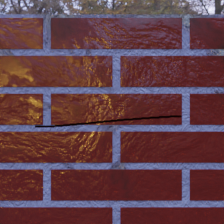
#> input picture src/resources/crack.png, 224 x 224 px
$ python -i surface_generation.py   (imports and definitions only)   (older library calls are emulated)
#> lines starting #> are read from the running program, lines starting #| are printed output that depends on the picture; after the words box and inside, x2 and y2 are one past the last pixel; in counts of white or black regions, pixels touching at a corner belong together
import cv2
import numpy as np
from scipy.signal import find_peaks

from crack_generation.model import Surface

KERNEL_SIZE = 201   # Works well for 4k textures

def find_brick_dims(thresholded: np.array) -> tuple[int, int]:
    """Approximate brick dims using the thresholded image. We take the last peak of the histogram as the width and height."""
    contours, _ = cv2.findContours(
        thresholded,
        cv2.RETR_TREE,
        cv2.CHAIN_APPROX_SIMPLE
    )

    widths = []
    heights = []
    for contour in contours:
        if contour.shape[0] >= 4:
            contour = contour.squeeze()
            x, y, width, height = cv2.boundingRect(contour)
            widths.append(width)
            heights.append(height)

    counts_w, bins_w = np.histogram(widths)
    counts_h, bins_h = np.histogram(heights)
    width_peaks, _ = find_peaks(counts_w, height=0)
    height_peaks, _ = find_peaks(counts_h, height=0)

    width = int(bins_w[width_peaks[-1]]) if len(width_peaks) > 0 else np.average(widths)
    height = int(bins_h[height_peaks[-1]]) if len(height_peaks) > 0 else np.average(heights)

    return width, height


def create_surface_from_image(image: np.array) -> Surface:
    """Create a surface from an image through thresholding."""
    blurred = cv2.medianBlur(image, 15)
    thresholded = cv2.adaptiveThreshold(blurred, 255, cv2.ADAPTIVE_THRESH_MEAN_C, cv2.THRESH_BINARY, KERNEL_SIZE, 2)

    inverse_thresholded = 255 - thresholded
    distance_transform = cv2.distanceTransform(inverse_thresholded, cv2.DIST_L2, cv2.DIST_MASK_5)

    grad_x = cv2.Sobel(distance_transform, cv2.CV_64F, 1, 0, ksize=5)
    grad_y = cv2.Sobel(distance_transform, cv2.CV_64F, 0, 1, ksize=5)
    angles = np.arctan2(grad_y, grad_x)

    brick_width, brick_height = find_brick_dims(thresholded)
    return Surface(image, distance_transform, angles, brick_width, brick_height)

>>> import cv2
>>> picture = cv2.imread('../resources/crack.png', cv2.IMREAD_GRAYSCALE)
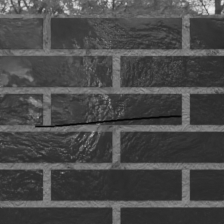
#> picture: shape (224, 224); min 4, max 238, mean 74.2
>>> result = create_surface_from_image(picture)
#> in create_surface_from_image, `blurred = cv2.medianBlur(image, 15)`:
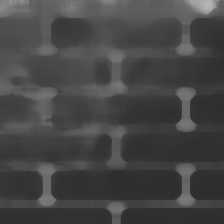
#> blurred: shape (224, 224); min 45, max 182, mean 69.4
#> in create_surface_from_image, `thresholded = cv2.adaptiveThreshold(blurred, 255, cv2.ADAPTIVE_THRESH_..`:
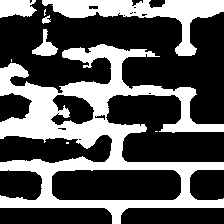
#> thresholded: shape (224, 224); 34.5% white; 9 white regions (4 under 20 px), largest, box (x1, y1, x2, y2) and area: (0, 44, 224, 224) 13252, (42, 0, 224, 56) 3159, (0, 0, 37, 18) 541, (32, 29, 58, 56) 302, (42, 15, 51, 24) 46
#> in create_surface_from_image, `inverse_thresholded = 255 - thresholded`: inverse_thresholded: shape (224, 224); 65.5% white; 9 black regions (4 under 20 px)
#> in create_surface_from_image, `distance_transform = cv2.distanceTransform(inverse_thresholded, cv2.DI..`:
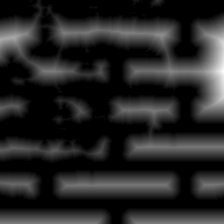
#> distance_transform: shape (224, 224) float32; min 0, max 33.17, mean 5; drawn with min black and max white
#> in create_surface_from_image, `grad_x = cv2.Sobel(distance_transform, cv2.CV_64F, 1, 0, ksize=5)`:
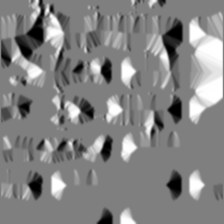
#> grad_x: shape (224, 224) float64; min -128, max 128, mean 4.5; drawn with min black and max white
#> in create_surface_from_image, `grad_y = cv2.Sobel(distance_transform, cv2.CV_64F, 0, 1, ksize=5)`:
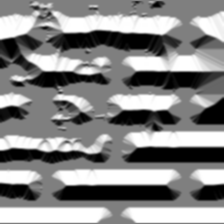
#> grad_y: shape (224, 224) float64; min -128, max 128, mean 7.6; drawn with min black and max white
#> in create_surface_from_image, `angles = np.arctan2(grad_y, grad_x)`:
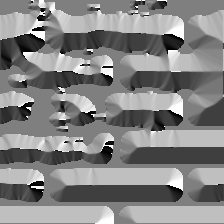
#> angles: shape (224, 224) float64; min -3.14, max 3.14, mean 0.121; drawn with min black and max white
#> in find_brick_dims, `contours, _ = cv2.findContours( thresholded, cv2.RETR_TREE, cv2.CHAIN_..`: contours = 24 contours, 14 with area under 20; largest, box (x1, y1, x2, y2) and area: (0, 44, 224, 224) 16984, (51, 169, 182, 201) 3908, (42, 0, 224, 56) 2960, (50, 94, 95, 126) 914, (0, 0, 37, 18) 486
#> the loop in find_brick_dims, `for contour in contours:` made 24 passes
#> (contour, x, y, width, height) on passes 1, 9, 16, 19, 21: ([[66, 142], [66, 143], [68, 143], [68, 142]], 66, 142, 3, 2), ([[57, 113], [58, 112], [59, 113], [58, 114]], 57, 112, 3, 3), ([[123, 15], [124, 14], [125, 15], [124, 16]], 123, 14, 3, 3), ([[118, 13], [119, 12], [120, 13], [119, 14]], 118, 12, 3, 3), ([[131, 12], [132, 11], [133, 12], [132, 13]], 131, 11, 3, 3)
#> (x, y, width, height) on passes 4, 5, 6, 7, 8, 10: (0, 44, 224, 180), (51, 169, 131, 32), (78, 138, 4, 3), (57, 127, 10, 4), (94, 114, 12, 7), (50, 94, 45, 32)
#> after the loop in find_brick_dims, `for contour in contours:`: height = 18; heights = [2, 180, 32, 3, 4, 7, 3, 32, 3, 27, 9, 7, 56, 3, 4, 3, 3, 3, 3, 3, 5, 18]; width = 37; widths = [3, 224, 131, 4, 10, 12, 3, 45, 4, 26, 9, 2, 182, 3, 7, 4, 3, 4, 3, 4, 11, 37]; x = 0
#> in find_brick_dims, `counts_w, bins_w = np.histogram(widths)`: counts_w = [16, 3, 0, 0, 0, 1, 0, 0, 1, 1]; bins_w = [2, 24.2, 46.4, 68.6, 90.8, 113, 135.2, 157.4, 179.6, 201.8, 224]
#> in find_brick_dims, `counts_h, bins_h = np.histogram(heights)`: counts_h = [17, 3, 0, 1, 0, 0, 0, 0, 0, 1]; bins_h = [2, 19.8, 37.6, 55.4, 73.2, 91, 108.8, 126.6, 144.4, 162.2, 180]
#> in find_brick_dims, `width_peaks, _ = find_peaks(counts_w, height=0)`: width_peaks = [5]
#> in find_brick_dims, `height_peaks, _ = find_peaks(counts_h, height=0)`: height_peaks = [3]
#> in find_brick_dims, `width = int(bins_w[width_peaks[-1]]) if len(width_peaks) > 0 else np.a..`: width = 113
#> in find_brick_dims, `height = int(bins_h[height_peaks[-1]]) if len(height_peaks) > 0 else n..`: height = 55
#> in create_surface_from_image, `brick_width, brick_height = find_brick_dims(thresholded)`: brick_width = 113; brick_height = 55
